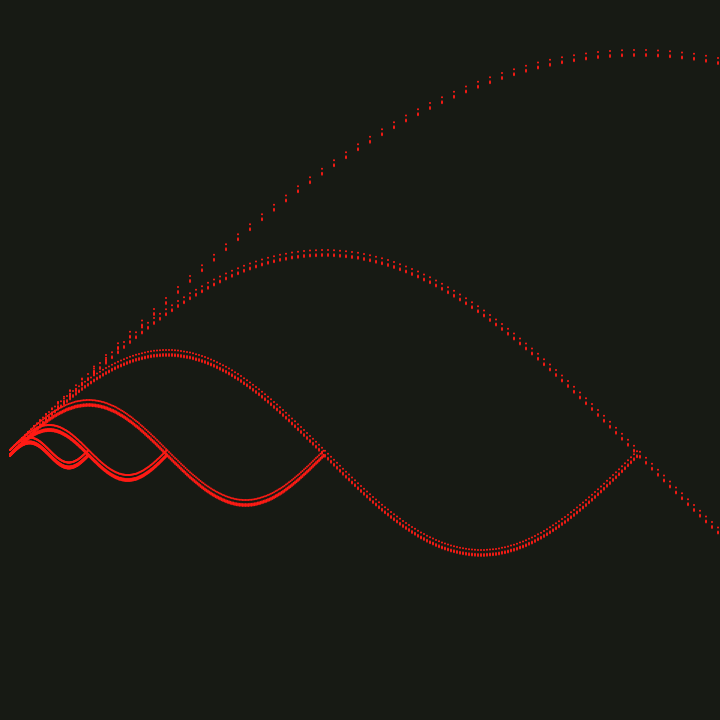
Frame 1 (no input)
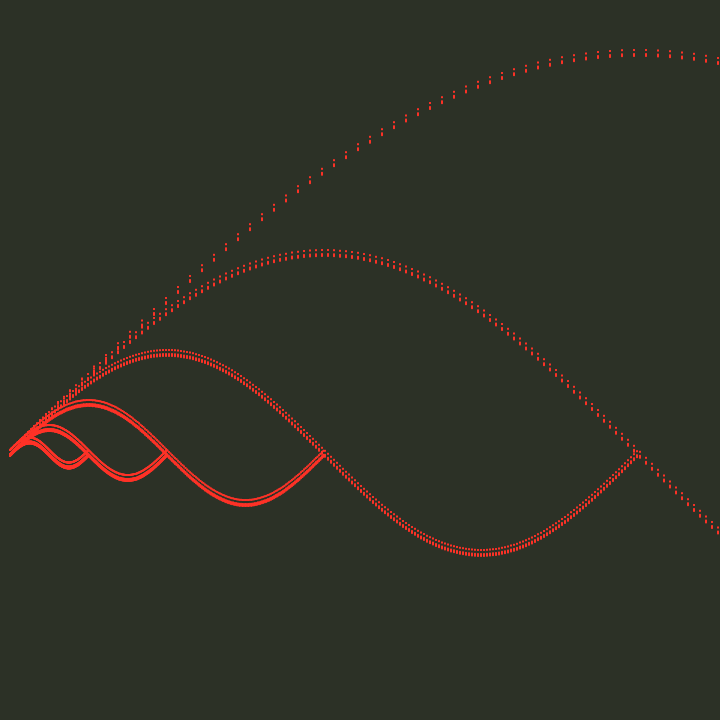
Frame 2 (the mouse pressed at the canvas centre, redrawn once)

The p5.js sketch that drew these frames (run headless with seeded random() and noise() and a simulated clock; the mouse was pressed at the canvas centre and the sketch redrawn once):

// p5.js sketch
// ── sketch.js
[x, y] = [2,2]
function setup() {
  createCanvas(720, 720);
  colorMode(HSB, 360,100,100,100)
  blendMode(SCREEN);
  noStroke();
  noLoop();

}
function draw() {
    background(90, 20, 10, 100);
    translate(10.0, height / 1.60);
    fill(0, 100, 100, 100);
    for (let j = 0; j <= 5; j++) {
      // pow(2, j) for 2 in power of i from range 5 * 12.5 gives us 12.5, 25, 50 and so on.
      for (let i = 0; i < TWO_PI; i += 0.03) {
        ellipse(i * pow(2, j) * 12.5, (-sin(i) * pow(2, j) * 12.5), x, y);
        
        ellipse(i * pow(2, j) * 12.5, (-sin(i) * pow(2, j) * 12.5)+5, x, 4);
      }
    }
}
